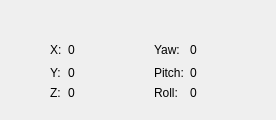
         <widget class="QWidget" name="tab_7">
          <attribute name="title">
           <string>Sphere Dynamics</string>
          </attribute>
          <layout class="QGridLayout" name="gridLayout_4">
           <item row="0" column="0">
            <layout class="QGridLayout" name="gridSphere">
             <item row="0" column="0">
              <widget class="QLabel" name="sphereScene">
               <property name="sizePolicy">
                <sizepolicy hsizetype="Preferred" vsizetype="Expanding">
                 <horstretch>0</horstretch>
                 <verstretch>0</verstretch>
                </sizepolicy>
               </property>
               <property name="text">
                <string/>
               </property>
              </widget>
             </item>
             <item row="1" column="0">
              <widget class="QFrame" name="frame">
               <property name="sizePolicy">
                <sizepolicy hsizetype="Minimum" vsizetype="Preferred">
                 <horstretch>0</horstretch>
                 <verstretch>0</verstretch>
                </sizepolicy>
               </property>
               <property name="maximumSize">
                <size>
                 <width>350</width>
                 <height>16777215</height>
                </size>
               </property>
               <property name="frameShape">
                <enum>QFrame::NoFrame</enum>
               </property>
               <property name="frameShadow">
                <enum>QFrame::Raised</enum>
               </property>
               <layout class="QGridLayout" name="gridLayout">
                <item row="0" column="5">
                 <widget class="QLabel" name="label_Yaw">
                  <property name="sizePolicy">
                   <sizepolicy hsizetype="Minimum" vsizetype="Preferred">
                    <horstretch>0</horstretch>
                    <verstretch>0</verstretch>
                   </sizepolicy>
                  </property>
                  <property name="minimumSize">
                   <size>
                    <width>50</width>
                    <height>0</height>
                   </size>
                  </property>
                  <property name="maximumSize">
                   <size>
                    <width>30</width>
                    <height>16777215</height>
                   </size>
                  </property>
                  <property name="text">
                   <string>0</string>
                  </property>
                 </widget>
                </item>
                <item row="0" column="1">
                 <widget class="QLabel" name="label_2">
                  <property name="text">
                   <string>X:</string>
                  </property>
                 </widget>
                </item>
                <item row="2" column="5" colspan="2">
                 <widget class="QLabel" name="label_Roll">
                  <property name="sizePolicy">
                   <sizepolicy hsizetype="Minimum" vsizetype="Preferred">
                    <horstretch>0</horstretch>
                    <verstretch>0</verstretch>
                   </sizepolicy>
                  </property>
                  <property name="minimumSize">
                   <size>
                    <width>50</width>
                    <height>0</height>
                   </size>
                  </property>
                  <property name="maximumSize">
                   <size>
                    <width>30</width>
                    <height>16777215</height>
                   </size>
                  </property>
                  <property name="text">
                   <string>0</string>
                  </property>
                 </widget>
                </item>
                <item row="2" column="1">
                 <widget class="QLabel" name="label_4">
                  <property name="text">
                   <string>Z:</string>
                  </property>
                 </widget>
                </item>
                <item row="0" column="4">
                 <widget class="QLabel" name="label_5">
                  <property name="text">
                   <string>Yaw:</string>
                  </property>
                 </widget>
                </item>
                <item row="0" column="6">
                 <spacer name="horizontalSpacer_4">
                  <property name="orientation">
                   <enum>Qt::Horizontal</enum>
                  </property>
                  <property name="sizeType">
                   <enum>QSizePolicy::Minimum</enum>
                  </property>
                  <property name="sizeHint" stdset="0">
                   <size>
                    <width>10</width>
                    <height>20</height>
                   </size>
                  </property>
                 </spacer>
                </item>
                <item row="2" column="4">
                 <widget class="QLabel" name="label_7">
                  <property name="text">
                   <string>Roll:</string>
                  </property>
                 </widget>
                </item>
                <item row="1" column="2">
                 <widget class="QLabel" name="label_Y">
                  <property name="sizePolicy">
                   <sizepolicy hsizetype="Minimum" vsizetype="Preferred">
                    <horstretch>0</horstretch>
                    <verstretch>0</verstretch>
                   </sizepolicy>
                  </property>
                  <property name="minimumSize">
                   <size>
                    <width>50</width>
                    <height>0</height>
                   </size>
                  </property>
                  <property name="maximumSize">
                   <size>
                    <width>30</width>
                    <height>16777215</height>
                   </size>
                  </property>
                  <property name="text">
                   <string>0</string>
                  </property>
                 </widget>
                </item>
                <item row="0" column="0">
                 <spacer name="horizontalSpacer_2">
                  <property name="orientation">
                   <enum>Qt::Horizontal</enum>
                  </property>
                  <property name="sizeType">
                   <enum>QSizePolicy::Minimum</enum>
                  </property>
                  <property name="sizeHint" stdset="0">
                   <size>
                    <width>30</width>
                    <height>20</height>
                   </size>
                  </property>
                 </spacer>
                </item>
                <item row="1" column="1">
                 <widget class="QLabel" name="label_3">
                  <property name="text">
                   <string>Y:</string>
                  </property>
                 </widget>
                </item>
                <item row="1" column="5" colspan="2">
                 <widget class="QLabel" name="label_Pitch">
                  <property name="sizePolicy">
                   <sizepolicy hsizetype="Minimum" vsizetype="Preferred">
                    <horstretch>0</horstretch>
                    <verstretch>0</verstretch>
                   </sizepolicy>
                  </property>
                  <property name="minimumSize">
                   <size>
                    <width>50</width>
                    <height>0</height>
                   </size>
                  </property>
                  <property name="maximumSize">
                   <size>
                    <width>30</width>
                    <height>16777215</height>
                   </size>
                  </property>
                  <property name="text">
                   <string>0</string>
                  </property>
                 </widget>
                </item>
                <item row="1" column="4">
                 <widget class="QLabel" name="label_6">
                  <property name="text">
                   <string>Pitch:</string>
                  </property>
                 </widget>
                </item>
                <item row="0" column="2">
                 <widget class="QLabel" name="label_X">
                  <property name="sizePolicy">
                   <sizepolicy hsizetype="Minimum" vsizetype="Preferred">
                    <horstretch>0</horstretch>
                    <verstretch>0</verstretch>
                   </sizepolicy>
                  </property>
                  <property name="minimumSize">
                   <size>
                    <width>50</width>
                    <height>0</height>
                   </size>
                  </property>
                  <property name="maximumSize">
                   <size>
                    <width>30</width>
                    <height>16777215</height>
                   </size>
                  </property>
                  <property name="text">
                   <string>0</string>
                  </property>
                 </widget>
                </item>
                <item row="0" column="3">
                 <spacer name="horizontalSpacer_3">
                  <property name="orientation">
                   <enum>Qt::Horizontal</enum>
                  </property>
                  <property name="sizeType">
                   <enum>QSizePolicy::Minimum</enum>
                  </property>
                  <property name="sizeHint" stdset="0">
                   <size>
                    <width>30</width>
                    <height>20</height>
                   </size>
                  </property>
                 </spacer>
                </item>
                <item row="2" column="2">
                 <widget class="QLabel" name="label_Z">
                  <property name="sizePolicy">
                   <sizepolicy hsizetype="Minimum" vsizetype="Preferred">
                    <horstretch>0</horstretch>
                    <verstretch>0</verstretch>
                   </sizepolicy>
                  </property>
                  <property name="minimumSize">
                   <size>
                    <width>50</width>
                    <height>0</height>
                   </size>
                  </property>
                  <property name="maximumSize">
                   <size>
                    <width>30</width>
                    <height>16777215</height>
                   </size>
                  </property>
                  <property name="text">
                   <string>0</string>
                  </property>
                 </widget>
                </item>
               </layout>
              </widget>
             </item>
            </layout>
           </item>
          </layout>
         </widget>
